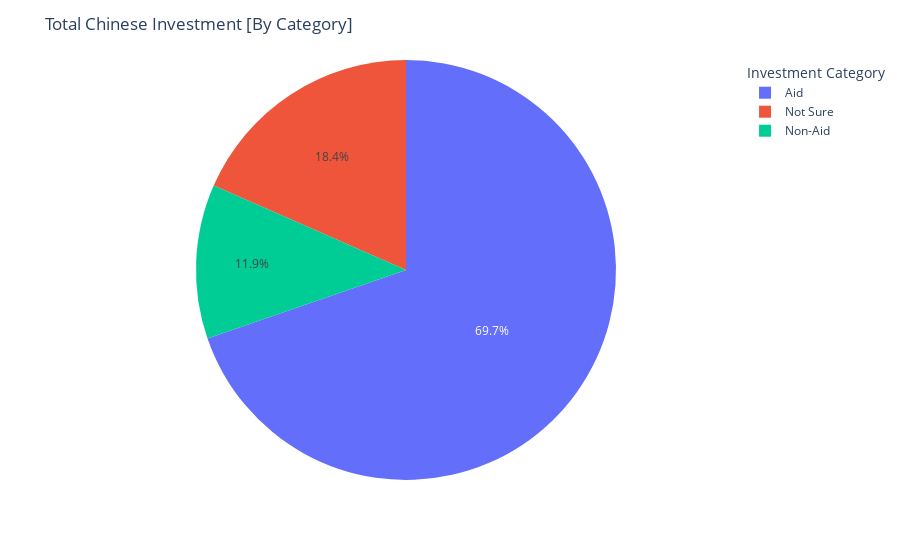

The cell this chart's notebook holds for it:
### Code cell
values = ms['flow_class'].value_counts()
class_ = pd.unique(ms['flow_class'])

fig = px.pie(ms, values=values, labels=class_, names = class_)
fig.update_layout(
    
    title = "Total Chinese Investment [By Category]",
    legend_title_text='Investment Category',
    showlegend=True
    
)

fig.show()

### Figure 1 — Plotly figure (JSON) as saved in the notebook; plotly's stock layout.template omitted (floating-point values rounded to 4 significant figures)
{"data": [{"domain": {"x": [0.0, 1.0], "y": [0.0, 1.0]}, "hovertemplate": "label=%{label}<br>value=%{value}<extra></extra>", "labels": ["Aid", "Not Sure", "Non-Aid"], "legendgroup": "", "name": "", "showlegend": true, "type": "pie", "values": [4315, 1140, 735]}], "layout": {"legend": {"title": {"text": "Investment Category"}, "tracegroupgap": 0}, "margin": {"t": 60}, "showlegend": true, "title": {"text": "Total Chinese Investment [By Category]"}}}
